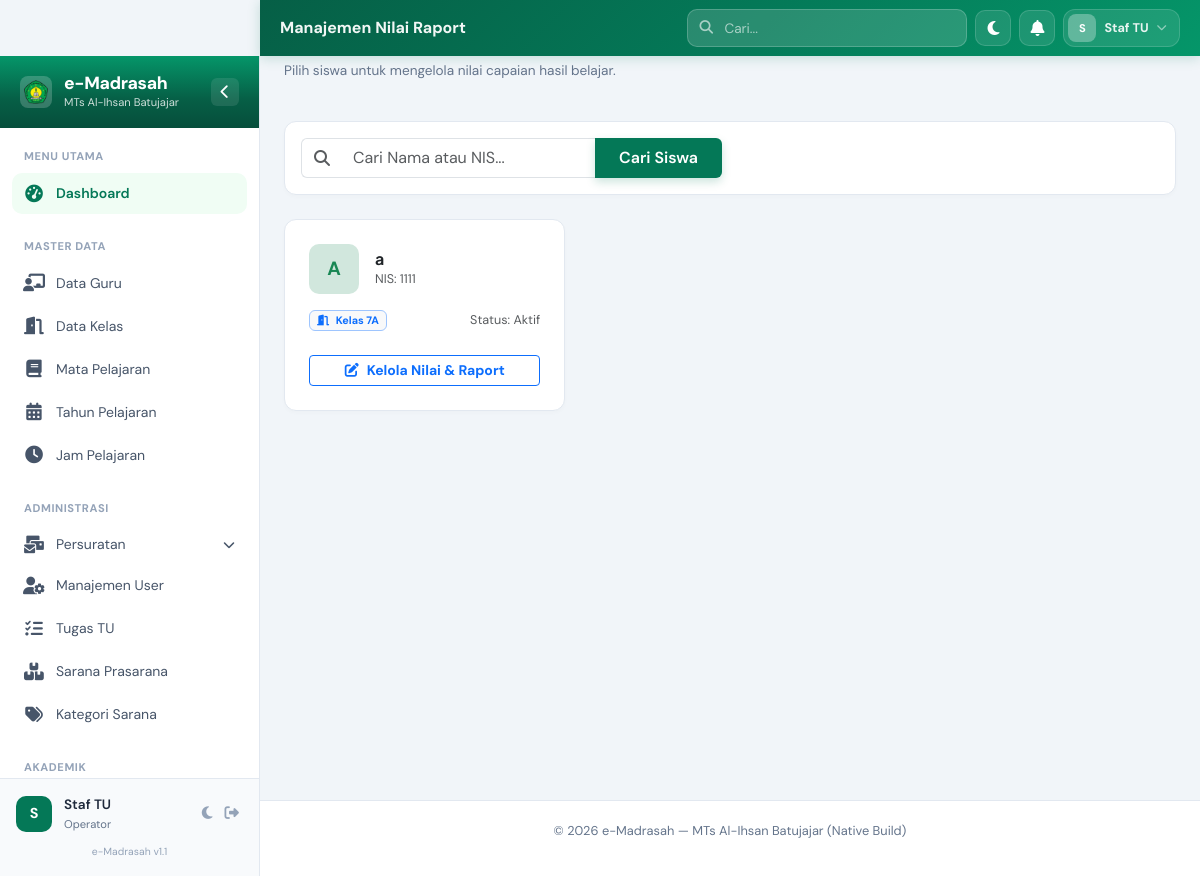
Screenshot of /modules/raport/index.php (signed in) with the database file from the repository.
### tables this page shows
CREATE TABLE `siswa` (
  `id` bigint unsigned NOT NULL AUTO_INCREMENT,
  `no_urut` smallint unsigned DEFAULT NULL COMMENT 'No. urut di buku induk',
  `nis` varchar(50) NOT NULL,
  `nisn` varchar(10) DEFAULT NULL COMMENT 'Nomor Induk Siswa Nasional',
  `nism` varchar(30) DEFAULT NULL COMMENT 'Nomor Induk Siswa Madrasah',
  `nik` varchar(16) DEFAULT NULL,
  `no_kk` varchar(16) DEFAULT NULL,
  `nama_lengkap` varchar(255) NOT NULL,
  `nama_panggilan` varchar(50) DEFAULT NULL,
  `kelas_id` bigint unsigned NOT NULL,
  `tahun_pelajaran_id` bigint unsigned DEFAULT NULL,
  `status` enum('Aktif','Lulus','Pindah','Keluar','Meninggal') DEFAULT 'Aktif',
  `jenis_kelamin` enum('L','P') DEFAULT NULL,
  `tempat_lahir` varchar(100) DEFAULT NULL,
  `tanggal_lahir` date DEFAULT NULL,
  `agama` varchar(20) DEFAULT NULL,
  `kewarganegaraan` varchar(30) DEFAULT 'Indonesia',
  `anak_ke` tinyint unsigned DEFAULT NULL,
  `saudara_kandung` tinyint unsigned DEFAULT '0',
  `saudara_tiri` tinyint unsigned DEFAULT '0',
  `saudara_angkat` tinyint unsigned DEFAULT '0',
  `status_anak` enum('Kandung','Tiri','Angkat') DEFAULT 'Kandung',
  `yatim_piatu` enum('Tidak','Yatim','Piatu','Yatim Piatu') DEFAULT 'Tidak',
  `bahasa_sehari_hari` varchar(50) DEFAULT NULL,
  `alamat` text,
  `rt` varchar(5) DEFAULT NULL,
  `rw` varchar(5) DEFAULT NULL,
  `desa_kelurahan` varchar(60) DEFAULT NULL,
  `kecamatan` varchar(60) DEFAULT NULL,
  `kabupaten_kota` varchar(60) DEFAULT NULL,
  `provinsi` varchar(50) DEFAULT NULL,
  `kode_pos` varchar(10) DEFAULT NULL,
  `nama_orang_tua` varchar(255) DEFAULT NULL,
  `no_telepon` varchar(20) DEFAULT NULL,
  `hp` varchar(20) DEFAULT NULL,
  `bertempat_tinggal_pada` varchar(60) DEFAULT NULL COMMENT 'Ortu/Saudara/Wali/Asrama/Kos',
  `jarak_ke_madrasah` varchar(10) DEFAULT NULL COMMENT 'km',
  `moda_transportasi` varchar(50) DEFAULT NULL,
  `golongan_darah` enum('A','B','AB','O','Tidak Tahu') DEFAULT 'Tidak Tahu',
  `penyakit_pernah_diderita` text,
  `kelainan_jasmani` varchar(100) DEFAULT NULL,
  `tinggi_badan_awal` decimal(5,2) DEFAULT NULL,
  `berat_badan_awal` decimal(5,2) DEFAULT NULL,
  `hobi_kesenian` varchar(100) DEFAULT NULL,
  `hobi_olahraga` varchar(100) DEFAULT NULL,
  `hobi_organisasi` varchar(100) DEFAULT NULL,
  `hobi_lain` varchar(100) DEFAULT NULL,
  `foto` varchar(255) DEFAULT NULL,
  `created_at` timestamp NULL DEFAULT NULL,
  `updated_at` timestamp NULL DEFAULT NULL,
  PRIMARY KEY (`id`),
  UNIQUE KEY `nis` (`nis`),
  UNIQUE KEY `siswa_nisn_unique` (`nisn`),
  UNIQUE KEY `nik` (`nik`),
  KEY `kelas_id` (`kelas_id`),
  CONSTRAINT `siswa_ibfk_1` FOREIGN KEY (`kelas_id`) REFERENCES `kelas` (`id`) ON DELETE CASCADE
);

CREATE TABLE `kelas` (
  `id` bigint unsigned NOT NULL AUTO_INCREMENT,
  `nama_kelas` varchar(255) NOT NULL,
  `tingkat` varchar(255) NOT NULL,
  `guru_pembimbing_id` bigint unsigned DEFAULT NULL,
  `kapasitas` int DEFAULT '40',
  `ruangan` varchar(100) DEFAULT NULL,
  `created_at` timestamp NULL DEFAULT NULL,
  `updated_at` timestamp NULL DEFAULT NULL,
  PRIMARY KEY (`id`),
  KEY `idx_guru_pembimbing` (`guru_pembimbing_id`),
  CONSTRAINT `kelas_ibfk_1` FOREIGN KEY (`guru_pembimbing_id`) REFERENCES `gurus` (`id`) ON DELETE SET NULL
);

### includes/functions.php (called while the page is built, shortened)
<?php
function base_url($path = '') {
    $base_folder = "/emadrasah/";
    $path = ltrim($path, '/');
    if (preg_match('/^(assets|uploads|vendor)/', $path)) {
        return $base_folder . $path;
    }
    $parts = explode('?', $path, 2);
    $clean_path = $parts[0];
    $query = isset($parts[1]) ? '?' . $parts[1] : '';
    $clean_path = preg_replace('/^modules\//', '', $clean_path);
    if ($clean_path === 'index.php') {
        $clean_path = '';
    } else {
        $clean_path = preg_replace('/\/index\.php$/', '', $clean_path);
        $clean_path = preg_replace('/\.php$/', '', $clean_path);
    }
    return $base_folder . ltrim($clean_path, '/') . $query;
}
?>

### modules/raport/index.php (the view, shortened to what this page needs)
<?php
include __DIR__ . '/../../includes/header.php';
$search = isset($_GET['search']) ? input_safe($_GET['search']) : '';
$query_str = "SELECT s.*, k.nama_kelas
              FROM siswa s
              LEFT JOIN kelas k ON s.kelas_id = k.id";
$query_str .= " ORDER BY k.nama_kelas ASC, s.nama_lengkap ASC";
$stmt = $pdo->prepare($query_str);
if ($search) {
    $stmt->execute(['search' => "%$search%"]);
} else {
    $stmt->execute();
}
$siswa_list = $stmt->fetchAll();
?>
<div class="page-header mb-4 fade-in">
    <div>
        <h2 class="page-title">Input Nilai Raport</h2>
        <p class="page-subtitle">Pilih siswa untuk mengelola nilai capaian hasil belajar.</p>
    </div>
</div>
<div class="card border-0 shadow-sm mb-4">
    <div class="card-body">
        <form method="GET" class="row g-3">
            <div class="col-md-6">
                <div class="input-group">
                    <span class="input-group-text bg-white border-end-0"><i class="fas fa-search text-muted"></i></span>
                    <input type="text" name="search" class="form-control border-start-0" placeholder="Cari Nama atau NIS..." value="<?php echo $search; ?>">
                    <button type="submit" class="btn btn-primary px-4">Cari Siswa</button>
                </div>
            </div>
        </form>
    </div>
</div>
<div class="row g-4 fade-in">
    <?php if (empty($siswa_list)): ?>
    <div class="col-12">
        <div class="card border-0 shadow-sm p-5 text-center">
            <i class="fas fa-search fa-3x mb-3 text-muted opacity-25"></i>
            <p class="text-muted">Siswa tidak ditemukan atau belum ada data siswa.</p>
        </div>
    </div>
    <?php else: ?>
        <?php foreach ($siswa_list as $s): ?>
        <div class="col-md-6 col-xl-4">
            <div class="card border-0 shadow-sm h-100 overflow-hidden">
                <div class="card-body p-4">
                    <div class="d-flex align-items-center mb-3">
                        <div class="em-user-avatar bg-success-subtle text-success fw-bold me-3" style="width: 50px; height: 50px; font-size: 1.2rem;">
                            <span><?php echo strtoupper(substr($s['nama_lengkap'], 0, 1)); ?></span>
                        </div>
                        <div>
                            <h6 class="fw-bold mb-0 text-dark"><?php echo $s['nama_lengkap']; ?></h6>
                            <small class="text-muted">NIS: <?php echo $s['nis']; ?></small>
                        </div>
                    </div>
                    <div class="d-flex justify-content-between align-items-center mb-4">
                        <span class="badge bg-light text-primary border border-primary-subtle">
                            <i class="fas fa-door-open me-1"></i> Kelas <?php echo $s['nama_kelas'] ?: '-'; ?>
                        </span>
                        <span class="small text-muted">Status: <?php echo $s['status']; ?></span>
                    </div>
                    <div class="d-grid">
                        <a href="<?php echo base_url('modules/raport/manage.php?id=' . $s['id']); ?>" class="btn btn-outline-primary btn-sm fw-bold">
                            <i class="fas fa-edit me-2"></i>Kelola Nilai & Raport
                        </a>
                    </div>
                </div>
            </div>
        </div>
        <?php endforeach; ?>
    <?php endif; ?>
</div>
<?php include __DIR__ . '/../../includes/footer.php'; ?>

### assets/css/custom.css (style rules this page uses)
:root { --em-green-950: #022c22; --em-green-900: #064e3b; --em-green-800: #065f46; --em-green-700: #047857; --em-green-600: #059669; --em-green-500: #10b981; --em-green-200: #a7f3d0; --em-green-100: #d1fae5; --em-green-50 : #f0fdf4; --em-gold : #b45309; --em-gold-light: #fef3c7; --em-gray-950: #020617; --em-gray-900: #0f172a; --em-gray-800: #1e293b; --em-gray-700: #334155; --em-gray-600: #475569; --em-gray-500: #64748b; --em-gray-400: #94a3b8; --em-gray-300: #cbd5e1; --em-gray-200: #e2e8f0; --em-gray-100: #f1f5f9; --em-gray-50 : #f8fafc; --em-white : #ffffff; --em-primary : var(--em-green-700); --em-primary-dark : var(--em-green-800); --em-primary-darker : var(--em-green-900); --em-surface : var(--em-white); --em-bg : #f1f5f9; --em-border : #e2e8f0; --em-text : #1e293b; --em-text-muted : #64748b; --em-sidebar-w : 260px; --em-sidebar-collapsed-w: 75px; --em-header-h : 56px; --em-r-md : 10px; --em-r-lg : 14px; --em-r-xl : 20px; --em-r-full: 9999px; --em-ease : cubic-bezier(0.4, 0, 0.2, 1); --em-dur : 250ms; }
body { font-family: 'DM Sans', 'Segoe UI', system-ui, sans-serif; background: var(--em-bg); color: var(--em-text); font-size: 0.9rem; -webkit-font-smoothing: antialiased; overflow-x: hidden; transition: background-color 0.3s ease, color 0.3s ease; }
h1, h2, h3, h4, h5, h6 { font-family: 'Plus Jakarta Sans', sans-serif; font-weight: 700; }
.fade-in { animation: emFadeIn 0.5s ease both; }
.em-user-avatar { width: 36px; height: 36px; background: var(--em-primary); color: white; border-radius: 10px; display: flex; align-items: center; justify-content: center; font-weight: 700; flex-shrink: 0; }
.card { border-radius: 12px !important; border: 1px solid var(--em-border) !important; box-shadow: 0 2px 4px rgba(0,0,0,0.02) !important; background: var(--em-white); transition: transform 0.2s, box-shadow 0.2s; }
.btn-primary { background: var(--em-primary); border: none; padding: 8px 20px; font-weight: 600; box-shadow: 0 4px 10px rgba(4, 120, 87, 0.2); }
.fade-in { animation: fadeIn 0.4s ease-out; }
.page-header { display: flex; flex-wrap: wrap; gap: 16px; justify-content: space-between; align-items: center; margin-bottom: 24px; }
.page-title { font-size: 1.5rem; font-weight: 800; color: var(--em-gray-900); }
.page-subtitle { font-size: 0.85rem; color: var(--em-gray-500); }

### rows the page displays
siswa: nama_lengkap "A", nama_lengkap "a", nis "1111", kelas.nama_kelas "7A", status "Aktif"

### other values shown
$page_title "Manajemen Nilai Raport"
substr($_SESSION['user_name'] ?? 'A', 0, 1) "S"
$_SESSION['user_name'] "Staf TU"
$_SESSION['user_role'] "Operator"
